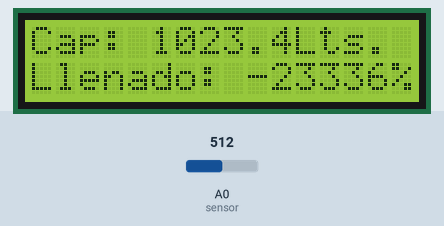
A sketch run on a simulated Arduino Uno, built with avr-gcc and run on an emulated ATmega328P. On the bench: 16×2 character LCD. The inputs (shaded band) are chosen by the test bench; at power-on: A0 (sensor) = 512. What the sketch prints to the serial monitor is not drawn.

Above: at 2.0 s.
2.1 s: A0 (sensor) set to 716
At 3.8 s:
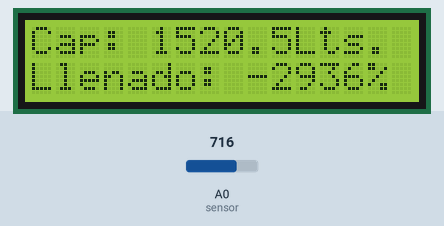
4.2 s: A0 (sensor) set to 900
At 6.7 s:
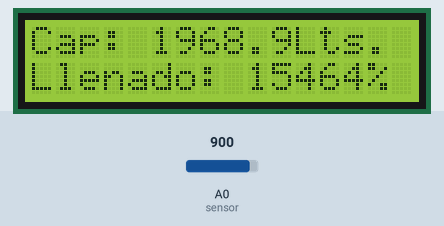
7.0 s: A0 (sensor) set to 1023
At 8.6 s:
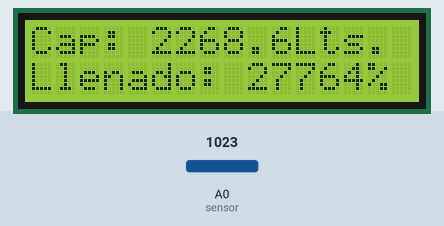
Timing chart, 0 to 10.1 s (numbered marks = the images above; inputs shaded):
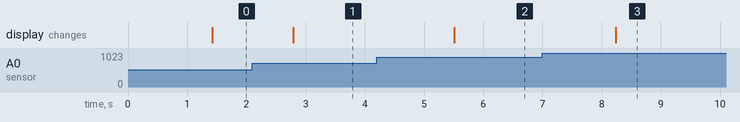

The sketch:

Codigo_SensorNivel.ino
```cpp
#include <LiquidCrystal.h>
LiquidCrystal lcd(2, 3, 4, 5, 6, 7);


/************ Valores utilizados para realizar la calibracion del sensor **************/
const float  OffSet = 0.44922 ; //normalizacion de la señal en V
/*************************************************************************************/


/************ Constantes para el calculo de litros  **************/

const float rho = 997; //densidad agua aceite 850
const float g = 9.8; //gravedad
const float area = 12.19; // area en m2

float litros = 0.0;
/*************************************************************************************/

/************ Variables para mapear **************/
int porcentaje;
float V, P, val;

int  lecMin = 90;  //lectura minima del sensor
int  lecMax = 91;  //lectura maxima del sensor
/*************************************************************************************/

void setup()
{
  Serial.begin(9600);
  Serial.println("/** Visualizacion de la presion **/");
  lcd.begin(16, 2);
  lcd.print("Iniciando...");
  delay(250);
}
/*************************************************************************************/


/**************************Funcion para calibracion**********************************/
void MonitoreoSerial(){

 float sensorValue = analogRead(A0); //lectura analogica del sensor

   V = 0;
   for (int i= 0; i<20; i++){
   V = V + (sensorValue*5.0/1024.0);
   delay(5);
   }

   float Vout = V/20;           //****Muestreon y calculo del promedio para obtener una lectura fiable
   P = (Vout - OffSet) * 400;   //Calculo de la presion en Kpa


  Serial.println();
  Serial.print(" Voltaje:");
  Serial.print(Vout, 5);
  Serial.println("V");

  Serial.print(" Presion:");
  Serial.print(P, 5);
  Serial.println(" KPa");

  Serial.print(" Lectura Analog:");
  Serial.print(sensorValue);
  Serial.println();

  delay(500);
  }
/*********************************************************************************************************/


/***************Mapeo y linealizacion de la lectura del sensor ************************************/
void cal_Nivel(){


   float sensorValue = analogRead(A0); //La lectura analogica va desde 0 a 1023, si contamos el 0 son 1024.
   porcentaje = map(sensorValue, lecMin , lecMax, 0, 100);

   V = 0;
   for (int i= 0; i<10; i++){
   V = V + (sensorValue*5.0/1024.0);
   delay(50);
   }

   const float Vout = V/10;      //Muestreon y calculo del promedio para obtener una lectura fiable
   P = ((Vout - OffSet) * 400); //Calculo de la presion en Kpa

   const float  niv = ((P*1000)/(rho*g));  // calculo del nivel en m (multiplicar "p" x 100 parapasar a cm)
   litros = niv*area;                     // calculo del nivel


   lcd.clear();
   lcd.print("Cap:");
   lcd.print(" ");
   lcd.print(litros,1); //niv
   lcd.print("Lts.");

   lcd.setCursor(0, 1);
   lcd.print("Llenado: ");
   lcd.print(porcentaje);
   lcd.print("%");


}


void loop(){

   MonitoreoSerial();
   cal_Nivel();     //Se llama a la Funcion
   delay(250);
}
```

Measured:
- after the input at 2.1 s, the display: changes after 0.69 s (image 1)
- after the input at 4.2 s, the display: changes after 1.3 s (image 2)
- after the input at 7.0 s, the display: changes after 1.2 s (image 3)
